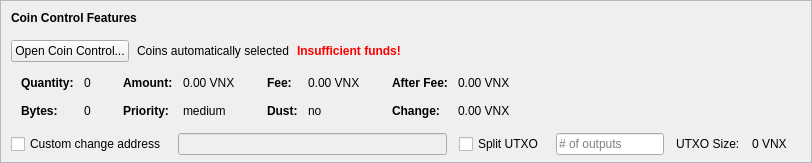
    <widget class="QFrame" name="frameCoinControl">
     <property name="sizePolicy">
      <sizepolicy hsizetype="Expanding" vsizetype="Expanding">
       <horstretch>0</horstretch>
       <verstretch>0</verstretch>
      </sizepolicy>
     </property>
     <property name="maximumSize">
      <size>
       <width>16777215</width>
       <height>16777215</height>
      </size>
     </property>
     <property name="frameShape">
      <enum>QFrame::StyledPanel</enum>
     </property>
     <property name="frameShadow">
      <enum>QFrame::Sunken</enum>
     </property>
     <layout class="QVBoxLayout" name="verticalLayoutCoinControl2">
      <property name="spacing">
       <number>0</number>
      </property>
      <property name="leftMargin">
       <number>0</number>
      </property>
      <property name="topMargin">
       <number>0</number>
      </property>
      <property name="rightMargin">
       <number>0</number>
      </property>
      <property name="bottomMargin">
       <number>6</number>
      </property>
      <item>
       <layout class="QVBoxLayout" name="verticalLayoutCoinControl" stretch="0,0,0,0,1">
        <property name="spacing">
         <number>0</number>
        </property>
        <property name="leftMargin">
         <number>10</number>
        </property>
        <property name="topMargin">
         <number>10</number>
        </property>
        <item>
         <layout class="QHBoxLayout" name="horizontalLayoutCoinControl1">
          <property name="bottomMargin">
           <number>15</number>
          </property>
          <item>
           <widget class="QLabel" name="labelCoinControlFeatures">
            <property name="sizePolicy">
             <sizepolicy hsizetype="Preferred" vsizetype="Maximum">
              <horstretch>0</horstretch>
              <verstretch>0</verstretch>
             </sizepolicy>
            </property>
            <property name="font">
             <font>
              <weight>75</weight>
              <bold>true</bold>
             </font>
            </property>
            <property name="styleSheet">
             <string notr="true">font-weight:bold;</string>
            </property>
            <property name="text">
             <string>Coin Control Features</string>
            </property>
           </widget>
          </item>
         </layout>
        </item>
        <item>
         <layout class="QHBoxLayout" name="horizontalLayoutCoinControl2" stretch="0,0,0,0">
          <property name="spacing">
           <number>8</number>
          </property>
          <property name="bottomMargin">
           <number>10</number>
          </property>
          <item>
           <widget class="QPushButton" name="pushButtonCoinControl">
            <property name="styleSheet">
             <string notr="true"/>
            </property>
            <property name="text">
             <string>Open Coin Control...</string>
            </property>
            <property name="autoDefault">
             <bool>false</bool>
            </property>
           </widget>
          </item>
          <item>
           <widget class="QLabel" name="labelCoinControlAutomaticallySelected">
            <property name="text">
             <string>Coins automatically selected</string>
            </property>
            <property name="margin">
             <number>5</number>
            </property>
           </widget>
          </item>
          <item>
           <widget class="QLabel" name="labelCoinControlInsuffFunds">
            <property name="font">
             <font>
              <weight>75</weight>
              <bold>true</bold>
             </font>
            </property>
            <property name="styleSheet">
             <string notr="true">color:red;font-weight:bold;</string>
            </property>
            <property name="text">
             <string>Insufficient funds!</string>
            </property>
            <property name="margin">
             <number>5</number>
            </property>
           </widget>
          </item>
          <item>
           <spacer name="horizontalSpacerCoinControl">
            <property name="orientation">
             <enum>Qt::Horizontal</enum>
            </property>
            <property name="sizeHint" stdset="0">
             <size>
              <width>40</width>
              <height>1</height>
             </size>
            </property>
           </spacer>
          </item>
         </layout>
        </item>
        <item>
         <widget class="QWidget" name="widgetCoinControl" native="true">
          <property name="sizePolicy">
           <sizepolicy hsizetype="Preferred" vsizetype="Preferred">
            <horstretch>0</horstretch>
            <verstretch>0</verstretch>
           </sizepolicy>
          </property>
          <property name="minimumSize">
           <size>
            <width>0</width>
            <height>0</height>
           </size>
          </property>
          <property name="styleSheet">
           <string notr="true"/>
          </property>
          <layout class="QHBoxLayout" name="horizontalLayoutCoinControl5">
           <property name="leftMargin">
            <number>0</number>
           </property>
           <property name="topMargin">
            <number>0</number>
           </property>
           <property name="rightMargin">
            <number>0</number>
           </property>
           <property name="bottomMargin">
            <number>0</number>
           </property>
           <item>
            <layout class="QHBoxLayout" name="horizontalLayoutCoinControl3" stretch="0,0,0,1">
             <property name="spacing">
              <number>20</number>
             </property>
             <property name="topMargin">
              <number>0</number>
             </property>
             <property name="bottomMargin">
              <number>10</number>
             </property>
             <item>
              <layout class="QFormLayout" name="formLayoutCoinControl1">
               <property name="horizontalSpacing">
                <number>10</number>
               </property>
               <property name="verticalSpacing">
                <number>14</number>
               </property>
               <property name="leftMargin">
                <number>10</number>
               </property>
               <property name="topMargin">
                <number>4</number>
               </property>
               <property name="rightMargin">
                <number>6</number>
               </property>
               <item row="0" column="0">
                <widget class="QLabel" name="labelCoinControlQuantityText">
                 <property name="font">
                  <font>
                   <weight>75</weight>
                   <bold>true</bold>
                  </font>
                 </property>
                 <property name="text">
                  <string>Quantity:</string>
                 </property>
                 <property name="margin">
                  <number>0</number>
                 </property>
                </widget>
               </item>
               <item row="0" column="1">
                <widget class="QLabel" name="labelCoinControlQuantity">
                 <property name="cursor">
                  <cursorShape>IBeamCursor</cursorShape>
                 </property>
                 <property name="contextMenuPolicy">
                  <enum>Qt::ActionsContextMenu</enum>
                 </property>
                 <property name="text">
                  <string notr="true">0</string>
                 </property>
                 <property name="margin">
                  <number>0</number>
                 </property>
                 <property name="textInteractionFlags">
                  <set>Qt::LinksAccessibleByMouse|Qt::TextSelectableByKeyboard|Qt::TextSelectableByMouse</set>
                 </property>
                </widget>
               </item>
               <item row="1" column="0">
                <widget class="QLabel" name="labelCoinControlBytesText">
                 <property name="font">
                  <font>
                   <weight>75</weight>
                   <bold>true</bold>
                  </font>
                 </property>
                 <property name="text">
                  <string>Bytes:</string>
                 </property>
                </widget>
               </item>
               <item row="1" column="1">
                <widget class="QLabel" name="labelCoinControlBytes">
                 <property name="cursor">
                  <cursorShape>IBeamCursor</cursorShape>
                 </property>
                 <property name="contextMenuPolicy">
                  <enum>Qt::ActionsContextMenu</enum>
                 </property>
                 <property name="text">
                  <string notr="true">0</string>
                 </property>
                 <property name="textInteractionFlags">
                  <set>Qt::LinksAccessibleByMouse|Qt::TextSelectableByKeyboard|Qt::TextSelectableByMouse</set>
                 </property>
                </widget>
               </item>
              </layout>
             </item>
             <item>
              <layout class="QFormLayout" name="formLayoutCoinControl2">
               <property name="horizontalSpacing">
                <number>10</number>
               </property>
               <property name="verticalSpacing">
                <number>14</number>
               </property>
               <property name="leftMargin">
                <number>6</number>
               </property>
               <property name="topMargin">
                <number>4</number>
               </property>
               <property name="rightMargin">
                <number>6</number>
               </property>
               <item row="0" column="0">
                <widget class="QLabel" name="labelCoinControlAmountText">
                 <property name="font">
                  <font>
                   <weight>75</weight>
                   <bold>true</bold>
                  </font>
                 </property>
                 <property name="text">
                  <string>Amount:</string>
                 </property>
                 <property name="margin">
                  <number>0</number>
                 </property>
                </widget>
               </item>
               <item row="0" column="1">
                <widget class="QLabel" name="labelCoinControlAmount">
                 <property name="cursor">
                  <cursorShape>IBeamCursor</cursorShape>
                 </property>
                 <property name="contextMenuPolicy">
                  <enum>Qt::ActionsContextMenu</enum>
                 </property>
                 <property name="text">
                  <string notr="true">0.00 VNX</string>
                 </property>
                 <property name="textInteractionFlags">
                  <set>Qt::LinksAccessibleByMouse|Qt::TextSelectableByKeyboard|Qt::TextSelectableByMouse</set>
                 </property>
                </widget>
               </item>
               <item row="1" column="0">
                <widget class="QLabel" name="labelCoinControlPriorityText">
                 <property name="font">
                  <font>
                   <weight>75</weight>
                   <bold>true</bold>
                  </font>
                 </property>
                 <property name="text">
                  <string>Priority:</string>
                 </property>
                </widget>
               </item>
               <item row="1" column="1">
                <widget class="QLabel" name="labelCoinControlPriority">
                 <property name="cursor">
                  <cursorShape>IBeamCursor</cursorShape>
                 </property>
                 <property name="contextMenuPolicy">
                  <enum>Qt::ActionsContextMenu</enum>
                 </property>
                 <property name="text">
                  <string>medium</string>
                 </property>
                 <property name="textInteractionFlags">
                  <set>Qt::LinksAccessibleByMouse|Qt::TextSelectableByKeyboard|Qt::TextSelectableByMouse</set>
                 </property>
                </widget>
               </item>
              </layout>
             </item>
             <item>
              <layout class="QFormLayout" name="formLayoutCoinControl3">
               <property name="horizontalSpacing">
                <number>10</number>
               </property>
               <property name="verticalSpacing">
                <number>14</number>
               </property>
               <property name="leftMargin">
                <number>6</number>
               </property>
               <property name="topMargin">
                <number>4</number>
               </property>
               <property name="rightMargin">
                <number>6</number>
               </property>
               <item row="0" column="0">
                <widget class="QLabel" name="labelCoinControlFeeText">
                 <property name="font">
                  <font>
                   <weight>75</weight>
                   <bold>true</bold>
                  </font>
                 </property>
                 <property name="text">
                  <string>Fee:</string>
                 </property>
                 <property name="margin">
                  <number>0</number>
                 </property>
                </widget>
               </item>
               <item row="0" column="1">
                <widget class="QLabel" name="labelCoinControlFee">
                 <property name="cursor">
                  <cursorShape>IBeamCursor</cursorShape>
                 </property>
                 <property name="contextMenuPolicy">
                  <enum>Qt::ActionsContextMenu</enum>
                 </property>
                 <property name="text">
                  <string notr="true">0.00 VNX</string>
                 </property>
                 <property name="textInteractionFlags">
                  <set>Qt::LinksAccessibleByMouse|Qt::TextSelectableByKeyboard|Qt::TextSelectableByMouse</set>
                 </property>
                </widget>
               </item>
               <item row="1" column="0">
                <widget class="QLabel" name="labelCoinControlLowOutputText">
                 <property name="font">
                  <font>
                   <weight>75</weight>
                   <bold>true</bold>
                  </font>
                 </property>
                 <property name="text">
                  <string>Dust:</string>
                 </property>
                </widget>
               </item>
               <item row="1" column="1">
                <widget class="QLabel" name="labelCoinControlLowOutput">
                 <property name="cursor">
                  <cursorShape>IBeamCursor</cursorShape>
                 </property>
                 <property name="contextMenuPolicy">
                  <enum>Qt::ActionsContextMenu</enum>
                 </property>
                 <property name="text">
                  <string>no</string>
                 </property>
                 <property name="textInteractionFlags">
                  <set>Qt::LinksAccessibleByMouse|Qt::TextSelectableByKeyboard|Qt::TextSelectableByMouse</set>
                 </property>
                </widget>
               </item>
              </layout>
             </item>
             <item>
              <layout class="QFormLayout" name="formLayoutCoinControl4">
               <property name="horizontalSpacing">
                <number>10</number>
               </property>
               <property name="verticalSpacing">
                <number>14</number>
               </property>
               <property name="leftMargin">
                <number>6</number>
               </property>
               <property name="topMargin">
                <number>4</number>
               </property>
               <property name="rightMargin">
                <number>6</number>
               </property>
               <item row="0" column="0">
                <widget class="QLabel" name="labelCoinControlAfterFeeText">
                 <property name="font">
                  <font>
                   <weight>75</weight>
                   <bold>true</bold>
                  </font>
                 </property>
                 <property name="text">
                  <string>After Fee:</string>
                 </property>
                 <property name="margin">
                  <number>0</number>
                 </property>
                </widget>
               </item>
               <item row="0" column="1">
                <widget class="QLabel" name="labelCoinControlAfterFee">
                 <property name="cursor">
                  <cursorShape>IBeamCursor</cursorShape>
                 </property>
                 <property name="contextMenuPolicy">
                  <enum>Qt::ActionsContextMenu</enum>
                 </property>
                 <property name="text">
                  <string notr="true">0.00 VNX</string>
                 </property>
                 <property name="textInteractionFlags">
                  <set>Qt::LinksAccessibleByMouse|Qt::TextSelectableByKeyboard|Qt::TextSelectableByMouse</set>
                 </property>
                </widget>
               </item>
               <item row="1" column="0">
                <widget class="QLabel" name="labelCoinControlChangeText">
                 <property name="font">
                  <font>
                   <weight>75</weight>
                   <bold>true</bold>
                  </font>
                 </property>
                 <property name="text">
                  <string>Change:</string>
                 </property>
                </widget>
               </item>
               <item row="1" column="1">
                <widget class="QLabel" name="labelCoinControlChange">
                 <property name="cursor">
                  <cursorShape>IBeamCursor</cursorShape>
                 </property>
                 <property name="contextMenuPolicy">
                  <enum>Qt::ActionsContextMenu</enum>
                 </property>
                 <property name="text">
                  <string notr="true">0.00 VNX</string>
                 </property>
                 <property name="textInteractionFlags">
                  <set>Qt::LinksAccessibleByMouse|Qt::TextSelectableByKeyboard|Qt::TextSelectableByMouse</set>
                 </property>
                </widget>
               </item>
              </layout>
             </item>
            </layout>
           </item>
          </layout>
         </widget>
        </item>
        <item>
         <layout class="QHBoxLayout" name="horizontalLayoutCoinControl4" stretch="0,0,0,0,0,0,0">
          <property name="spacing">
           <number>12</number>
          </property>
          <property name="sizeConstraint">
           <enum>QLayout::SetDefaultConstraint</enum>
          </property>
          <property name="topMargin">
           <number>5</number>
          </property>
          <property name="rightMargin">
           <number>5</number>
          </property>
          <item>
           <widget class="QCheckBox" name="checkBoxCoinControlChange">
            <property name="toolTip">
             <string>If this is activated, but the change address is empty or invalid, change will be sent to a newly generated address.</string>
            </property>
            <property name="text">
             <string>Custom change address</string>
            </property>
           </widget>
          </item>
          <item>
           <widget class="QValidatedLineEdit" name="lineEditCoinControlChange">
            <property name="enabled">
             <bool>false</bool>
            </property>
            <property name="sizePolicy">
             <sizepolicy hsizetype="Expanding" vsizetype="Fixed">
              <horstretch>0</horstretch>
              <verstretch>0</verstretch>
             </sizepolicy>
            </property>
           </widget>
          </item>
          <item>
           <widget class="QCheckBox" name="splitBlockCheckBox">
            <property name="text">
             <string>Split UTXO</string>
            </property>
           </widget>
          </item>
          <item>
           <widget class="QLineEdit" name="splitBlockLineEdit">
            <property name="sizePolicy">
             <sizepolicy hsizetype="Fixed" vsizetype="Fixed">
              <horstretch>50</horstretch>
              <verstretch>0</verstretch>
             </sizepolicy>
            </property>
            <property name="placeholderText">
             <string># of outputs</string>
            </property>
           </widget>
          </item>
          <item>
           <widget class="QLabel" name="labelBlockSizeText">
            <property name="text">
             <string>UTXO Size:</string>
            </property>
           </widget>
          </item>
          <item>
           <widget class="QLabel" name="labelBlockSize">
            <property name="text">
             <string>0 VNX</string>
            </property>
           </widget>
          </item>
          <item>
           <widget class="QLabel" name="labelCoinControlChangeLabel">
            <property name="sizePolicy">
             <sizepolicy hsizetype="Preferred" vsizetype="Expanding">
              <horstretch>0</horstretch>
              <verstretch>0</verstretch>
             </sizepolicy>
            </property>
            <property name="minimumSize">
             <size>
              <width>0</width>
              <height>0</height>
             </size>
            </property>
            <property name="text">
             <string/>
            </property>
            <property name="margin">
             <number>3</number>
            </property>
           </widget>
          </item>
         </layout>
        </item>
        <item>
         <spacer name="verticalSpacerCoinControl">
          <property name="orientation">
           <enum>Qt::Vertical</enum>
          </property>
          <property name="sizeHint" stdset="0">
           <size>
            <width>800</width>
            <height>1</height>
           </size>
          </property>
         </spacer>
        </item>
       </layout>
      </item>
     </layout>
    </widget>
